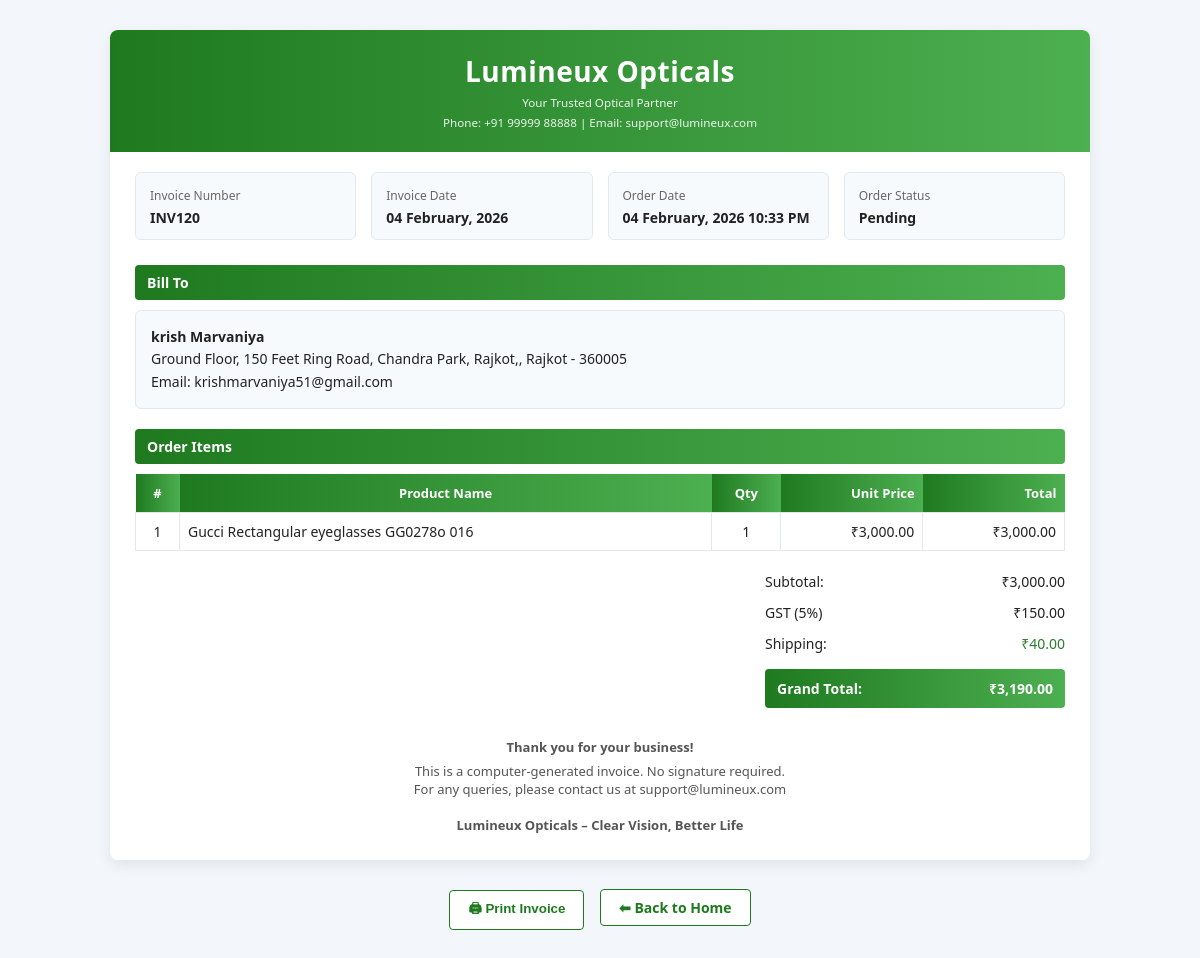
Screenshot of /Invoice.php?id=120 (signed in) with the database file from the repository.
### tables this page shows
CREATE TABLE `orders` (
  `id` int(11) NOT NULL,
  `user_id` int(11) DEFAULT NULL,
  `name` varchar(255) NOT NULL,
  `email` varchar(255) NOT NULL,
  `shipping_address` text NOT NULL,
  `total_amount` decimal(10,2) NOT NULL,
  `status` enum('pending','processing','shipped','delivered','cancelled') DEFAULT 'pending',
  `created_at` datetime DEFAULT current_timestamp(),
  `payment_method` varchar(50) DEFAULT NULL,
  `delivered_otp` varchar(10) DEFAULT NULL
);

CREATE TABLE `order_items` (
  `id` int(11) NOT NULL,
  `order_id` int(11) NOT NULL,
  `product_id` int(11) NOT NULL,
  `quantity` int(11) NOT NULL,
  `price` decimal(10,2) NOT NULL
);

CREATE TABLE `products` (
  `id` int(11) NOT NULL,
  `main_category_id` int(11) NOT NULL,
  `name` varchar(255) NOT NULL,
  `brand_id` int(11) DEFAULT NULL,
  `gender_id` int(11) DEFAULT NULL,
  `price_category_id` int(11) DEFAULT NULL,
  `price` decimal(12,2) NOT NULL,
  `description` text DEFAULT NULL,
  `image_path` varchar(255) DEFAULT NULL,
  `created_at` timestamp NOT NULL DEFAULT current_timestamp()
);

### Invoice.php (the view, shortened to what this page needs)
<?php
require_once 'db_connect.php';
$user_id = $_SESSION['user_id'] ?? 0;
$order_id = intval($_GET['id'] ?? 0);
$stmt = $mysqli->prepare("SELECT * FROM orders WHERE id=? AND user_id=?");
$stmt->bind_param("ii", $order_id, $user_id);
$stmt->execute();
$order = $stmt->get_result()->fetch_assoc();
$items = $mysqli->query("
    SELECT oi.*, p.name, p.price
    FROM order_items oi
    JOIN products p ON oi.product_id = p.id
    WHERE oi.order_id = $order_id
")->fetch_all(MYSQLI_ASSOC);
$subtotal = 0;
foreach ($items as $item) {
    $subtotal += $item['price'] * $item['quantity'];
}
$gst_rate = 5;
$gst_amount = round($subtotal * $gst_rate / 100, 2);
$shipping = 40;
$grand_total = round($subtotal + $gst_amount + $shipping, 2);
?>
<!DOCTYPE html>
<html>
<head>
</head>
<body>
<div class="invoice-wrap">
    <div class="header">
        <h1>Lumineux Opticals</h1>
        <small>Your Trusted Optical Partner</small>
        <small>Phone: +91 99999 88888 | Email: support@lumineux.com</small>
    </div>
    <div class="info-grid">
        <div class="info-box">
            <label>Invoice Number</label>
            <div>INV<?= $order_id ?></div>
        </div>
        <div class="info-box">
            <label>Invoice Date</label>
            <div><?= date("d F, Y", strtotime($order['created_at'])) ?></div>
        </div>
        <div class="info-box">
            <label>Order Date</label>
            <div><?= date("d F, Y h:i A", strtotime($order['created_at'])) ?></div>
        </div>
        <div class="info-box">
            <label>Order Status</label>
            <div><?= ucfirst($order['status']) ?></div>
        </div>
    </div>
    <div class="section-title">Bill To</div>
    <div class="bill-box">
        <strong><?= htmlspecialchars($order['name']) ?></strong><br>
        <?= nl2br(htmlspecialchars($order['shipping_address'])) ?><br>
        <?php if(!empty($order['email'])): ?>
            Email: <?= htmlspecialchars($order['email']) ?>
        <?php endif; ?>
    </div>
    <div class="section-title">Order Items</div>
    <div class="table-wrap">
        <table>
            <thead>
                <tr>
                    <th>#</th>
                    <th>Product Name</th>
                    <th class="center">Qty</th>
                    <th class="right">Unit Price</th>
                    <th class="right">Total</th>
                </tr>
            </thead>
            <tbody>
            <?php $i=1; foreach($items as $item): ?>
                <tr>
                    <td class="center"><?= $i++ ?></td>
                    <td><?= htmlspecialchars($item['name']) ?></td>
                    <td class="center"><?= $item['quantity'] ?></td>
                    <td class="right">₹<?= number_format($item['price'],2) ?></td>
                    <td class="right">₹<?= number_format($item['price']*$item['quantity'],2) ?></td>
                </tr>
            <?php endforeach; ?>
            </tbody>
        </table>
    </div>
    <div class="total-area">
        <div class="total-box">
            <div class="total-row">
                <span>Subtotal:</span>
                <span>₹<?= number_format($subtotal,2) ?></span>
            </div>
            <div class="total-row">
                <span>GST (5%)</span>
                <span>₹<?= number_format($gst_amount,2) ?></span>
            </div>
            <div class="total-row shipping">
                <span>Shipping:</span>
                <span><?= $shipping == 0 ? 'Free' : '₹'.number_format($shipping,2) ?></span>
            </div>
            <div class="grand-total">
                <span>Grand Total:</span>
                <span>₹<?= number_format($grand_total,2) ?></span>
            </div>
        </div>
    </div>
    <div class="footer">
        <strong>Thank you for your business!</strong>
        This is a computer-generated invoice. No signature required.<br>
        For any queries, please contact us at support@lumineux.com<br><br>
        <strong>Lumineux Opticals – Clear Vision, Better Life</strong>
    </div>
</div>
<div class="actions">
    <button onclick="window.print()">🖨 Print Invoice</button>
    <a href="index.php">⬅ Back to Home</a>
</div>
</body>
</html>

### Invoice.php (style rules this page uses)
* { box-sizing:border-box }
body { margin:0; background:#f3f6fb; font-family:Segoe UI, Arial, sans-serif; font-size:14px; color:#222; }
.invoice-wrap { max-width:980px; margin:30px auto; background:#fff; border-radius:8px; overflow:hidden; box-shadow:0 5px 15px rgba(0,0,0,.08); }
.header { background:linear-gradient(90deg,#1f7a1f,#4caf50); color:#fff; padding:22px 30px; text-align:center; }
.header h1 { margin:0; font-size:28px; letter-spacing:.5px; }
.header small { display:block; margin-top:5px; opacity:.9; }
.info-grid { display:grid; grid-template-columns:repeat(4,1fr); gap:15px; padding:20px 25px 5px; }
.info-box { background:#f7fafc; border:1px solid #e3e8ef; border-radius:6px; padding:12px 14px; }
.info-box label { font-size:12px; color:#666; }
.info-box div { margin-top:4px; font-weight:600; }
.section-title { margin:20px 25px 0; background:linear-gradient(90deg,#1f7a1f,#4caf50); color:#fff; padding:8px 12px; border-radius:4px; font-weight:600; }
.bill-box { margin:10px 25px 0; background:#f7fafc; border:1px solid #e3e8ef; border-radius:6px; padding:15px; line-height:1.6; }
.table-wrap { margin:10px 25px 0; overflow-x:auto; }
table { width:100%; border-collapse:collapse; }
thead th { background:linear-gradient(90deg,#1f7a1f,#4caf50); color:#fff; padding:10px 8px; font-size:13px; }
tbody td { border:1px solid #e3e8ef; padding:9px 8px; background:#fff; }
.right { text-align:right }
.center { text-align:center }
.total-area { display:flex; justify-content:flex-end; padding:15px 25px 0; }
.total-box { width:300px; }
.total-row { display:flex; justify-content:space-between; padding:6px 0; }
.total-row.shipping span:last-child { color:#2e7d32 }
.grand-total { margin-top:10px; background:linear-gradient(90deg,#1f7a1f,#4caf50); color:#fff; padding:10px 12px; display:flex; justify-content:space-between; font-weight:700; border-radius:4px; }
.footer { text-align:center; padding:30px 20px 20px; color:#555; font-size:13px; }
.footer strong { display:block; margin-bottom:6px; }
.actions { text-align:center; margin:25px 0 35px; }
.actions a, .actions button { padding:8px 18px; border:1px solid #1f7a1f; background:#fff; color:#1f7a1f; border-radius:4px; cursor:pointer; font-weight:600; text-decoration:none; margin:0 6px; }

### rows the page displays
orders: created_at "04 February, 2026", created_at "04 February, 2026 10:33 PM", status "Pending", name "krish Marvaniya", shipping_address "Ground Floor, 150 Feet Ring Road, Chandra Park, Rajkot,, Rajkot - 360005", email "krishmarvaniya51@gmail.com"
order_items: product.name "Gucci Rectangular eyeglasses GG0278o 016", quantity "1", product.price "3,000.00", $item['price']*$item['quantity'] "3,000.00"

### other values shown
$order_id "120"
$subtotal "3,000.00"
$gst_amount "150.00"
$shipping "40.00"
$grand_total "3,190.00"
